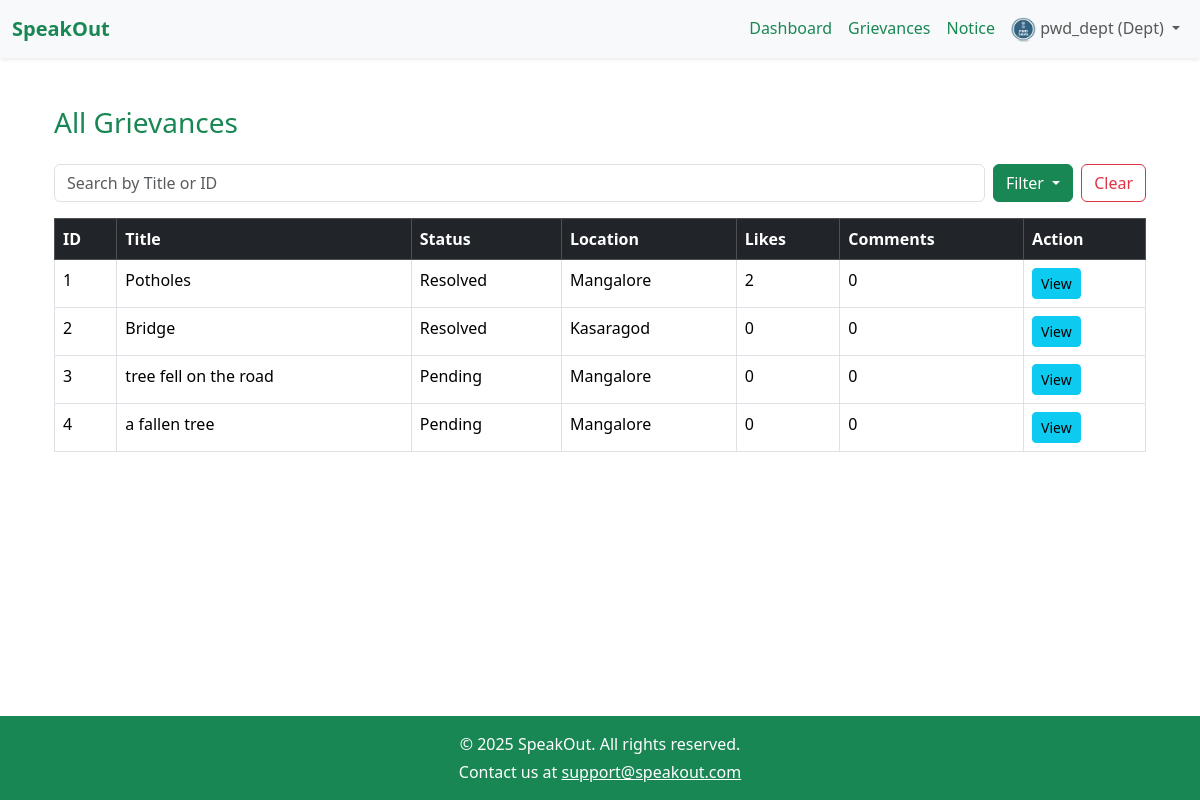
The page /department/all_grievances (signed in) on the database its author committed.
### models.py (models this page shows, shortened)
class Grievance(db.Model):
    id = db.Column(db.Integer, primary_key=True)
    user_id = db.Column(db.Integer, db.ForeignKey('user.id'), nullable=False)
    title = db.Column(db.String(100), nullable=False)
    description = db.Column(db.Text, nullable=False)
    category = db.Column(db.String(50))
    location = db.Column(db.String(200), nullable=False)
    status = db.Column(db.String(20), default='Pending')
    created_at = db.Column(db.DateTime, default=datetime.utcnow)
    updated_at = db.Column(db.DateTime, onupdate=datetime.utcnow)
    image = db.Column(db.String(255))
    comments = db.relationship('Comment', backref='grievance', lazy=True)
    department_id = db.Column(db.Integer, db.ForeignKey('department.id'), nullable=True)

### app.py (the view)
@app.route('/department/all_grievances')
def d_all_grievances():
    if 'department_id' not in session:
        return redirect(url_for('login'))
    department_id = session['department_id']
    search = request.args.get('search', '').strip()
    status = request.args.get('status', '').strip()
    location = request.args.get('location', '').strip().lower()
    query = Grievance.query.filter_by(department_id=department_id)
    if search:
        query = query.filter(
            (Grievance.title.ilike(f"%{search}%")) |
            (Grievance.id.cast(db.String).ilike(f"%{search}%"))
        )
    if status:
        query = query.filter(Grievance.status == status)
    if location:
        query = query.filter(Grievance.location.ilike(f"%{location}%"))
    grievances = query.all()
    grievance_data = []
    for g in grievances:
        grievance_data.append({
            "grievance": g,
            "like_count": Like.query.filter_by(grievance_id=g.id).count(),
            "comment_count": Comment.query.filter_by(grievance_id=g.id).count()
        })
    return render_template("department/d_all_grievances.html", grievance_data=grievance_data)

### templates/department/d_all_grievances.html (shortened to what this page needs)
{% extends "base.html" %}
{% block content %}
<div class="container mt-4">
  <h3 class="mb-4 text-success">All Grievances</h3>
  <div class="d-flex justify-content-between mb-3">
    <input type="text" id="searchInput" class="form-control w-100" placeholder="Search by Title or ID">
    <div class="dropdown ms-2">
      <button class="btn btn-success dropdown-toggle" type="button" id="filterDropdown" data-bs-toggle="dropdown" aria-expanded="false">
        Filter
      </button>
    </div>
    <button class="btn btn-outline-danger ms-2" id="clearFilters">Clear</button>
  </div>
  <table class="table table-bordered table-hover" id="grievanceTable">
    <thead class="table-dark">
      <tr>
        <th>ID</th>
        <th>Title</th>
        <th>Status</th>
        <th>Location</th>
        <th>Likes</th>
        <th>Comments</th>
        <th>Action</th>
      </tr>
    </thead>
    <tbody>
      {% for item in grievance_data %}
      <tr>
        <td>{{ item.grievance.id }}</td>
        <td>{{ item.grievance.title }}</td>
        <td>{{ item.grievance.status }}</td>
        <td>{{ item.grievance.location.title() }}</td>
        <td>{{ item.like_count }}</td>
        <td>{{ item.comment_count }}</td>
        <td>
          <a href="{{ url_for('d_view_grievance', id=item.grievance.id) }}" class="btn btn-sm btn-info">View</a>
        </td>
      </tr>
      {% endfor %}
    </tbody>
  </table>
</div>
{% endblock %}

### rows shown on the page
Grievance: grievance.id "1", grievance "Potholes", grievance.status "Resolved", grievance.location "Mangalore"
Grievance: grievance.id "2", grievance "Bridge", grievance.status "Resolved", grievance.location "Kasaragod"
Grievance: grievance.id "3", grievance "tree fell on the road", grievance.status "Pending", grievance.location "Mangalore"
Grievance: grievance.id "4", grievance "a fallen tree", grievance.status "Pending", grievance.location "Mangalore"

### other values the page prints
{{ session.get('username') }} "pwd_dept"
{{ item.like_count }} "2" "0" "0" "0"
{{ item.comment_count }} "0" "0" "0" "0"
